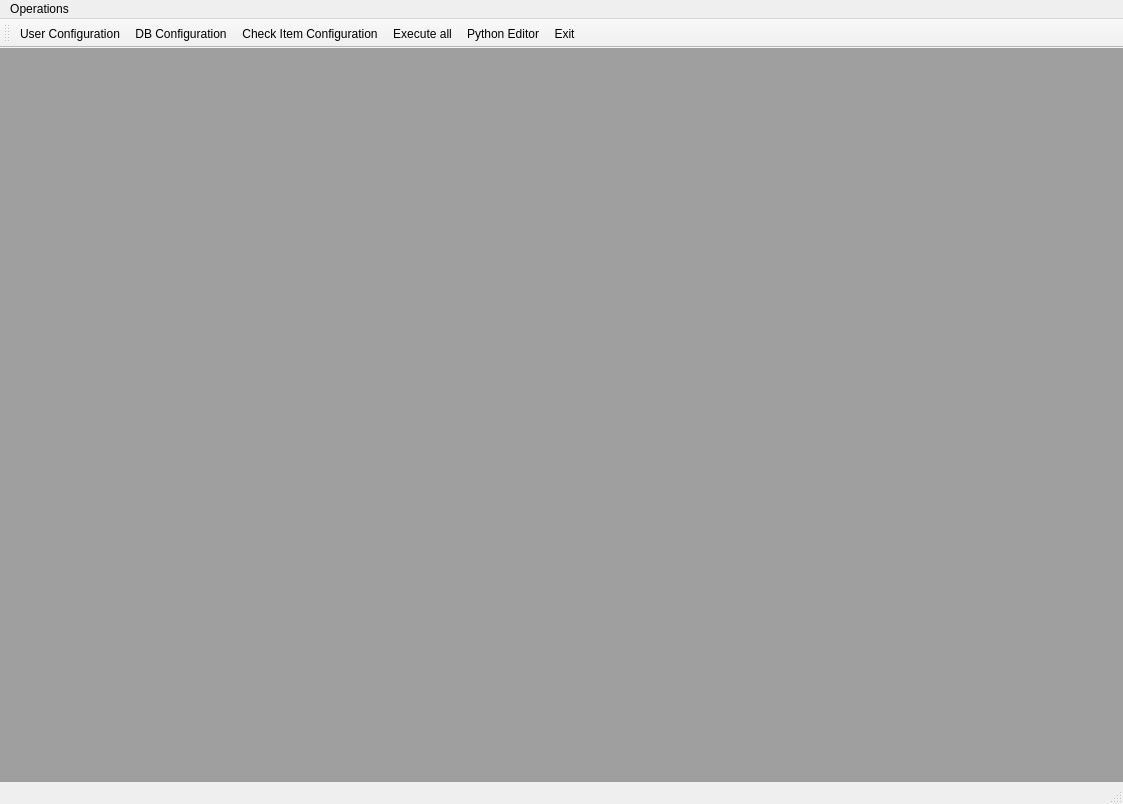
<?xml version="1.0" encoding="UTF-8"?>
<ui version="4.0">
 <class>MainWindow</class>
 <widget class="QMainWindow" name="MainWindow">
  <property name="geometry">
   <rect>
    <x>0</x>
    <y>0</y>
    <width>1123</width>
    <height>804</height>
   </rect>
  </property>
  <property name="windowTitle">
   <string>Daily Check</string>
  </property>
  <property name="styleSheet">
   <string notr="true">font: 9pt &quot;Titillium Web&quot;;</string>
  </property>
  <widget class="QWidget" name="centralwidget">
   <layout class="QHBoxLayout" name="horizontalLayout">
    <property name="spacing">
     <number>0</number>
    </property>
    <property name="leftMargin">
     <number>0</number>
    </property>
    <property name="topMargin">
     <number>0</number>
    </property>
    <property name="rightMargin">
     <number>0</number>
    </property>
    <property name="bottomMargin">
     <number>0</number>
    </property>
    <item>
     <widget class="QSplitter" name="splitter">
      <property name="orientation">
       <enum>Qt::Horizontal</enum>
      </property>
      <widget class="QMdiArea" name="mdiArea"/>
     </widget>
    </item>
   </layout>
  </widget>
  <widget class="QMenuBar" name="menubar">
   <property name="geometry">
    <rect>
     <x>0</x>
     <y>0</y>
     <width>1123</width>
     <height>25</height>
    </rect>
   </property>
   <widget class="QMenu" name="menu">
    <property name="title">
     <string>Operations</string>
    </property>
    <addaction name="actionUser_Config"/>
    <addaction name="actionDB_Config"/>
    <addaction name="actionCheck_Item_Config"/>
    <addaction name="actionExecute_all"/>
    <addaction name="actionPythonEditor"/>
   </widget>
   <addaction name="menu"/>
  </widget>
  <widget class="QStatusBar" name="statusbar"/>
  <widget class="QToolBar" name="toolBar">
   <property name="windowTitle">
    <string>toolBar</string>
   </property>
   <property name="styleSheet">
    <string notr="true">font: 9pt &quot;Titillium Web&quot;;</string>
   </property>
   <attribute name="toolBarArea">
    <enum>TopToolBarArea</enum>
   </attribute>
   <attribute name="toolBarBreak">
    <bool>false</bool>
   </attribute>
   <addaction name="actionUser_Config"/>
   <addaction name="actionDB_Config"/>
   <addaction name="actionCheck_Item_Config"/>
   <addaction name="actionExecute_all"/>
   <addaction name="actionPythonEditor"/>
   <addaction name="actionExit"/>
  </widget>
  <action name="actionUser_Config">
   <property name="icon">
    <iconset>
     <normaloff>../images/user.png</normaloff>../images/user.png</iconset>
   </property>
   <property name="text">
    <string>User Configuration</string>
   </property>
   <property name="toolTip">
    <string>User Configuration</string>
   </property>
  </action>
  <action name="actionExit">
   <property name="icon">
    <iconset>
     <normaloff>../images/退出.png</normaloff>../images/退出.png</iconset>
   </property>
   <property name="text">
    <string>Exit</string>
   </property>
  </action>
  <action name="actionDB_Config">
   <property name="icon">
    <iconset>
     <normaloff>../images/配比数据库.png</normaloff>../images/配比数据库.png</iconset>
   </property>
   <property name="text">
    <string>DB Configuration</string>
   </property>
   <property name="toolTip">
    <string>DB Configuration</string>
   </property>
  </action>
  <action name="actionAPI_Config">
   <property name="icon">
    <iconset>
     <normaloff>../images/API接口.png</normaloff>../images/API接口.png</iconset>
   </property>
   <property name="text">
    <string>API Configuration</string>
   </property>
   <property name="toolTip">
    <string>API Configuration</string>
   </property>
  </action>
  <action name="actionCheck_Item_Config">
   <property name="icon">
    <iconset>
     <normaloff>../images/list.png</normaloff>../images/list.png</iconset>
   </property>
   <property name="text">
    <string>Check Item Configuration</string>
   </property>
   <property name="toolTip">
    <string>Check Item Configuration</string>
   </property>
  </action>
  <action name="actionExecute_all">
   <property name="icon">
    <iconset>
     <normaloff>../images/execute all.png</normaloff>../images/execute all.png</iconset>
   </property>
   <property name="text">
    <string>Execute all</string>
   </property>
   <property name="toolTip">
    <string>Execute all</string>
   </property>
  </action>
  <action name="actionExecute_one">
   <property name="icon">
    <iconset>
     <normaloff>../images/execute one.png</normaloff>../images/execute one.png</iconset>
   </property>
   <property name="text">
    <string>Execute one</string>
   </property>
   <property name="toolTip">
    <string>Execute one</string>
   </property>
  </action>
  <action name="actionPythonEditor">
   <property name="icon">
    <iconset>
     <normaloff>../images/python.png</normaloff>../images/python.png</iconset>
   </property>
   <property name="text">
    <string>Python Editor</string>
   </property>
   <property name="toolTip">
    <string>Python Editor</string>
   </property>
  </action>
 </widget>
 <resources/>
 <connections/>
</ui>
